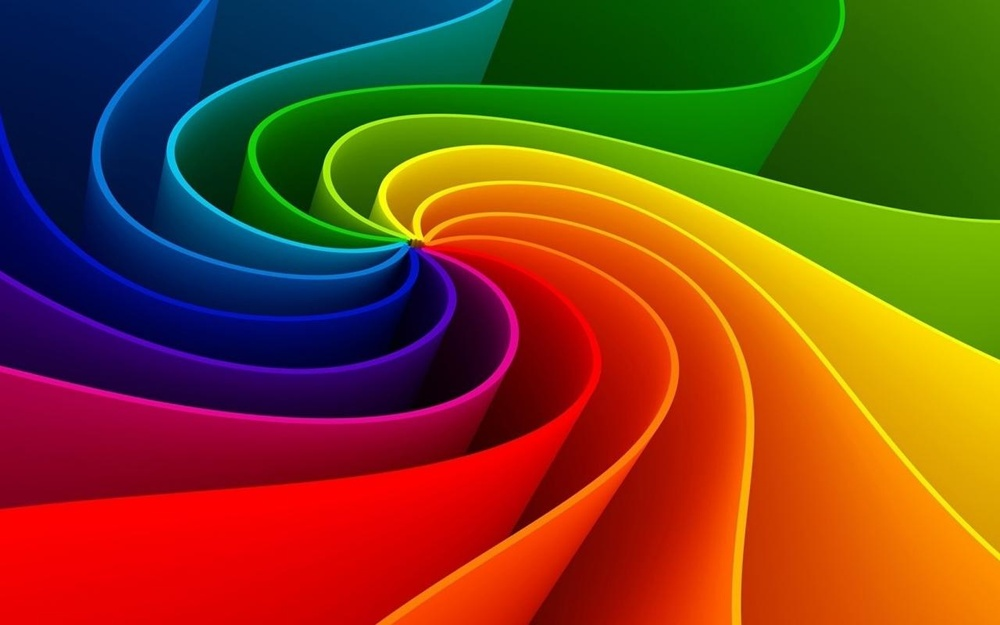
//> input picture SplitMerge/image.jpg, 1000 x 625 px, shrunk from 1280 x 800 before the run
$ ./prova image.jpg   (built with g++ and OpenCV 4)
//> lines starting //> are read from the running program, lines starting //| are printed output that depends on the picture; after the words box and inside, x2 and y2 are one past the last pixel; in counts of white or black regions, pixels touching at a corner belong together
/*
split and merge colori
*/

#include <iostream>
#include <stdio.h>
#include <opencv2/opencv.hpp>
#include <math.h>

using namespace std;
using namespace cv;

Vec3b average(Mat, int, int, int, int);
double variance(Mat, int, int, int, int, Vec3b);
Mat splitAndMerge(Mat);
void split(Mat, Mat, int, int, int, int);

int main(int argc, char const *argv[])
{
  if(argv[1] == nullptr)
  {
    cerr << "Inserire argomento" << endl;
    exit(-1);
  }
  Mat input=imread(argv[1],1);
//> input is the input picture: 625 rows x 1000 cols, CV_8UC3; mean B, G, R 28.9, 68.6, 120.3
  namedWindow("input",0);
  imshow("input",input);

  int type=input.type();
//> type = 16
  //input.convertTo(input,CV_32S);
  Mat splitandmerge = splitAndMerge(input);
  //imwrite("splitandmerge.jpg",splitandmerge);
	//Mat ciccio=imread("splitandmerge.jpg",1);
  namedWindow("out",0);
  imshow("out",splitandmerge);
  waitKey(0);
  return 0;
}

Mat splitAndMerge(Mat input){
  Mat output = Mat(input.rows, input.cols, input.type(),Scalar(255));
  split(input,output,0,input.rows-1,0,input.cols-1);
  return output;
}

void split(Mat input, Mat output, int startRowIndex, int endRowIndex, int startColIndex, int endColIndex){
  Vec3b media = average(input,startRowIndex,endRowIndex,startColIndex,endColIndex);
  double varianza = variance(input, startRowIndex, endRowIndex, startColIndex, endColIndex, media);
  double threshold = 30.0;
  //Caso base, non è piu possibile dividere
  if( varianza<=threshold || (endRowIndex-startRowIndex)<2 || (endColIndex - startColIndex)<2 ){
    for(int i=startRowIndex;i<=endRowIndex;i++){
      for(int j=startColIndex;j<=endColIndex;j++){
        output.at<Vec3b>(i,j).val[0]=media.val[0];
        output.at<Vec3b>(i,j).val[1]=media.val[1];
        output.at<Vec3b>(i,j).val[2]=media.val[2];
      }
    }
  }
  else{
    //Calcolo righe e colonne ed effettuo 4 chiamate ricorsive
    int rowVal = (endRowIndex-startRowIndex)/2;
    int colVal = (endColIndex - startColIndex)/2;
    split(input, output,startRowIndex, startRowIndex+rowVal, startColIndex, startColIndex+colVal);//su-sx
    split(input, output,startRowIndex, startRowIndex+rowVal, startColIndex+colVal+1, endColIndex);//su-dx
    split(input, output,startRowIndex+rowVal+1, endRowIndex, startColIndex, startColIndex+colVal);//giu-sx
    split(input, output,startRowIndex+rowVal+1, endRowIndex, startColIndex+colVal+1, endColIndex);//giu-dx

  }

}


Vec3b average(Mat input, int startRowIndex, int endRowIndex, int startColIndex, int endColIndex){
//> called with startRowIndex = 0, endRowIndex = 624, startColIndex = 0, endColIndex = 999
  Vec3b output;
  int val0=0,val1=0,val2=0;
  int denom=0;
  for(int i=startRowIndex; i<=endRowIndex; i++){
    for(int j=startColIndex; j<=endColIndex; j++){
      val0+=input.at<Vec3b>(i,j).val[0];
      val1+=input.at<Vec3b>(i,j).val[1];
      val2+=input.at<Vec3b>(i,j).val[2];
      denom++;
    }
  }
//> this loop made 625 passes
//> (val0, val1, val2, denom) on passes 1 to 3: (56036, 79460, 11645, 1000), (112035, 158894, 23221, 2000), (167874, 238239, 34634, 3000)
//> after the loop, val0 = 18078161; val1 = 42865531; val2 = 75214954; denom = 625000
  val0/=denom;
//> val0 = 28
  val1/=denom;
//> val1 = 68
  val2/=denom;
//> val2 = 120
  output.val[0]=val0;
//> output = [28, 0, 0]
  output.val[1]=val1;
//> output = [28, 68, 0]
  output.val[2]=val2;
//> output = [28, 68, 120]
  return (output);
}


double variance(Mat input, int startRowIndex, int endRowIndex, int startColIndex, int endColIndex, Vec3b average){
//> called with startRowIndex = 0, endRowIndex = 624, startColIndex = 0, endColIndex = 999, average = [28, 68, 120]
  long cumSum = 0;
  int denom = 0;
  for(int i=startRowIndex; i<=endRowIndex; i++){
    for(int j=startColIndex; j<=endColIndex; j++){
    /*
    int dist=sqrt(pow(average.val[0]-image.at<Vec3b>(i,j).val[0],2)+
								pow(average.val[1]-image.at<Vec3b>(i,j).val[1],2)+
								pow(average.val[2]-image.at<Vec3b>(i,j).val[2],2));
    */
      int deviation= sqrt(pow(average.val[0]-input.at<Vec3b>(i,j).val[0],2)+
    								pow(average.val[1]-input.at<Vec3b>(i,j).val[1],2)+
    								pow(average.val[2]-input.at<Vec3b>(i,j).val[2],2));
      cumSum += pow(deviation,2);
      denom ++;
    }
  }
//> this loop made 625 passes
//> (cumSum, denom) on passes 1 to 3: (17041034, 1000), (34097954, 2000), (51199817, 3000)
//> after the loop, cumSum = 9971550598; denom = 625000
  double output = sqrt( (double)cumSum/(denom-1) );
//> output = 126.3
//> the loop in average (call 2), `for(int i=startRowIndex; i<=endRowIndex; i++)` made 313 passes
//> (val0, val1, val2, denom) on passes 1 to 3: (53620, 27572, 973, 500), (107332, 55232, 1978, 1000), (161079, 82898, 2928, 1500)
//> in split (call 2), `Vec3b media = average(input,startRowIndex,endRowIndex,startColIndex,en..`: media = [73, 67, 27]
//> the loop in variance (call 2), `for(int i=startRowIndex; i<=endRowIndex; i++)` made 313 passes
//> (cumSum, denom) on passes 1 to 3: (1494054, 500), (3017330, 1000), (4563593, 1500)
//> call 4 of split, with startRowIndex = 0, endRowIndex = 78, startColIndex = 0, endColIndex = 124
//> after the loop in split (call 4), `for(int i=startRowIndex;i<=endRowIndex;i++)`:
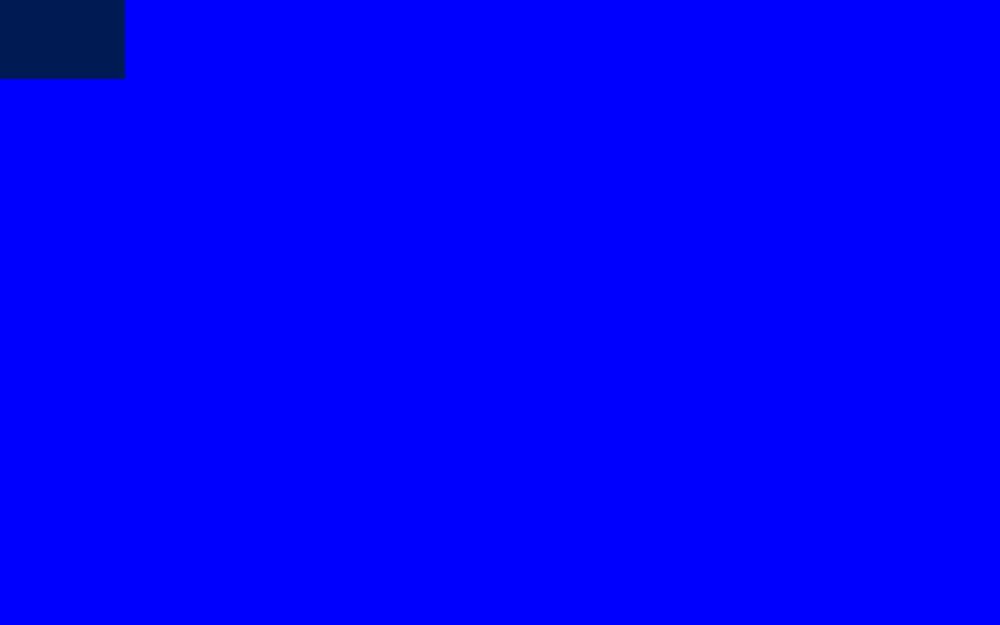
//> output: 625 rows x 1000 cols, CV_8UC3; mean B, G, R 252.3, 0.4, 0
//> after the loop in split (call 7), `for(int i=startRowIndex;i<=endRowIndex;i++)`:
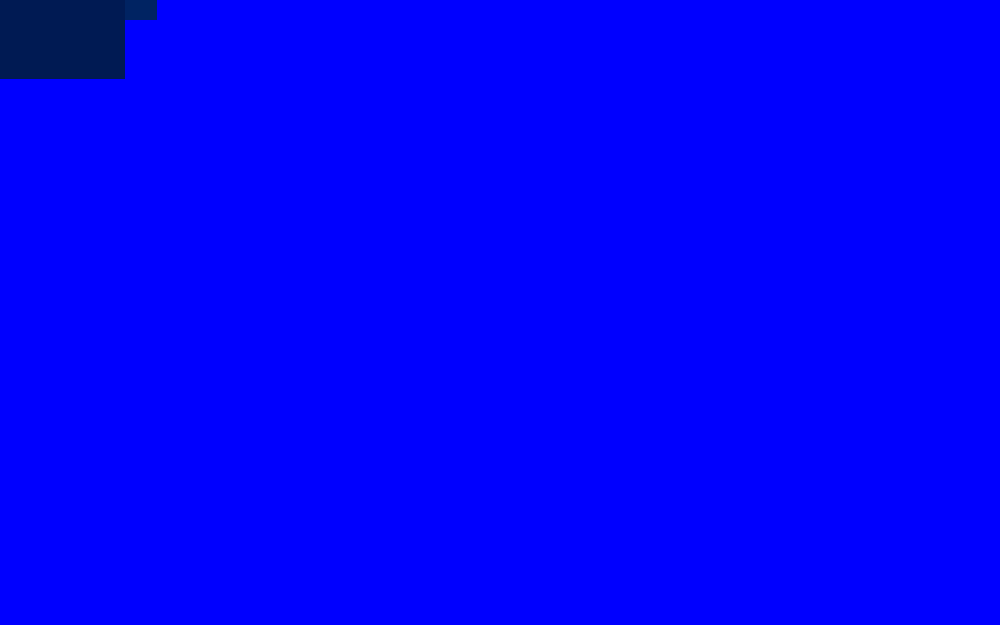
//> output: 625 rows x 1000 cols, CV_8UC3; 0.1% of pixels changed, all inside (x1, y1, x2, y2) = (125, 0, 157, 20)
//> after the loop in split (call 8), `for(int i=startRowIndex;i<=endRowIndex;i++)`:
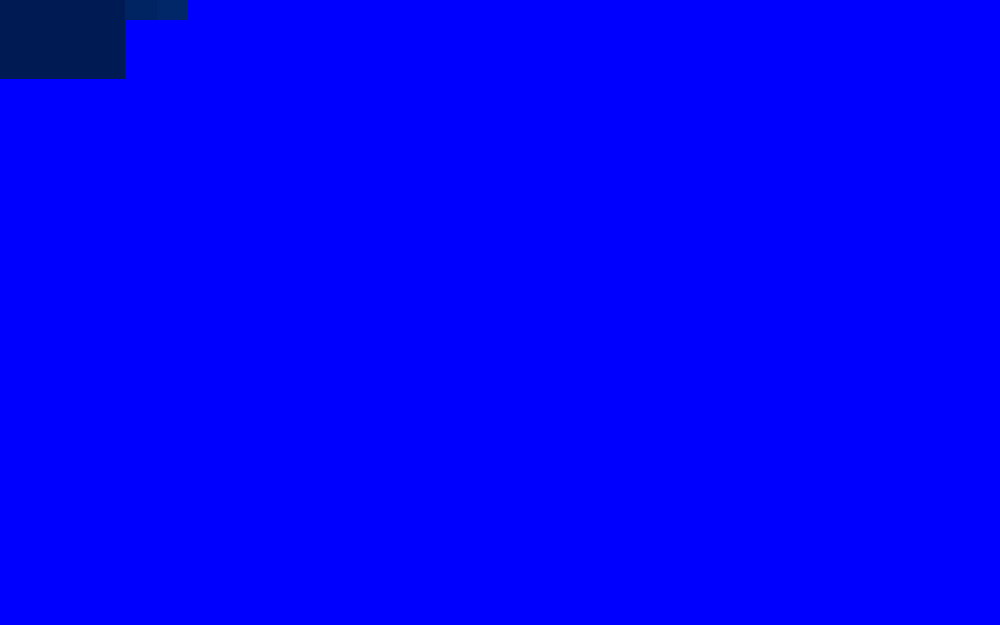
//> output: 625 rows x 1000 cols, CV_8UC3; 0.1% of pixels changed, all inside (x1, y1, x2, y2) = (157, 0, 188, 20)
//> in split (call 2), `split(input, output,startRowIndex+rowVal+1, endRowIndex, startColIndex..`:
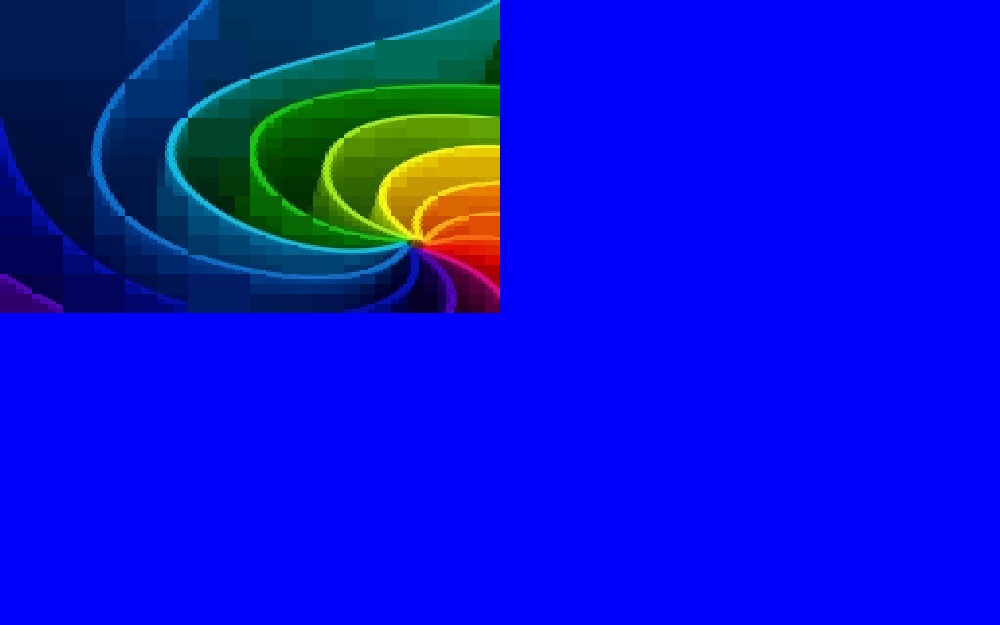
//> output: 625 rows x 1000 cols, CV_8UC3; mean B, G, R 209.6, 16.7, 6.9
//> in split, `split(input, output,startRowIndex, startRowIndex+rowVal, startColIndex..`:
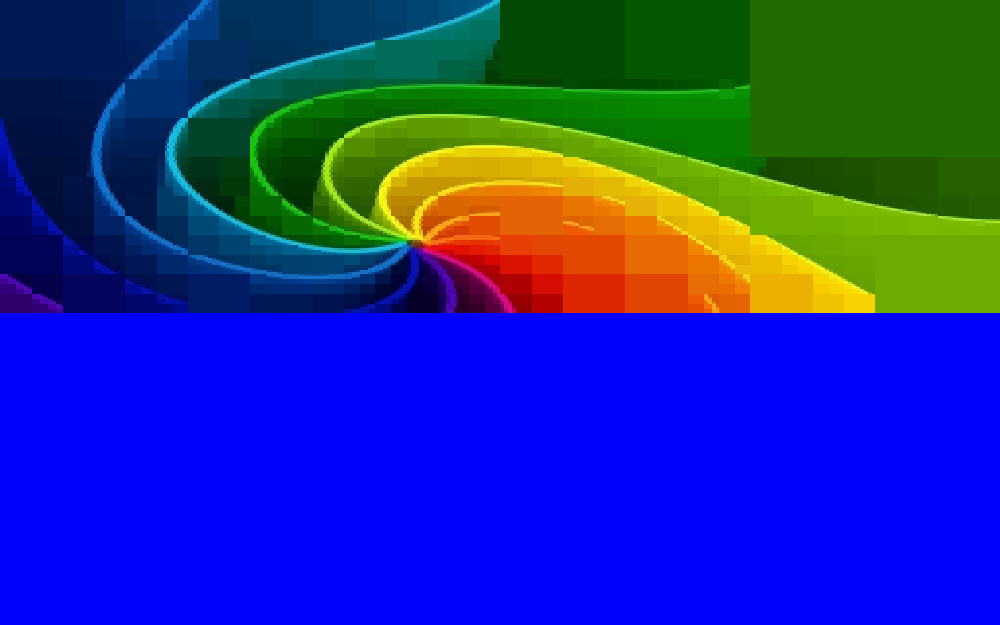
//> output: 625 rows x 1000 cols, CV_8UC3; mean B, G, R 146.4, 47, 29.9
//> in split, `split(input, output,startRowIndex+rowVal+1, endRowIndex, startColIndex..`:
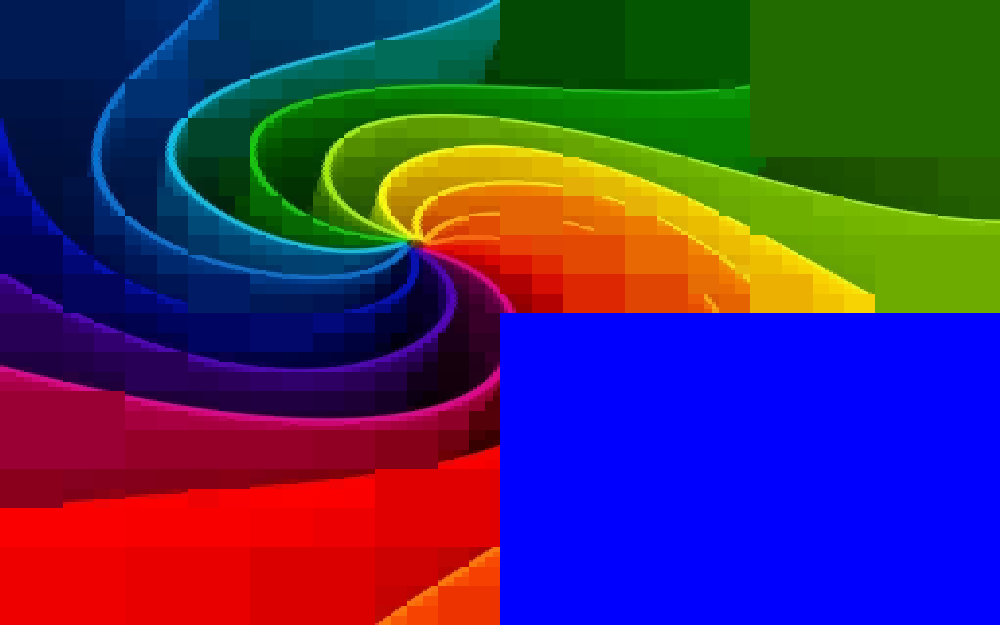
//> output: 625 rows x 1000 cols, CV_8UC3; mean B, G, R 91.4, 47.9, 68
//> in split, `split(input, output,startRowIndex+rowVal+1, endRowIndex, startColIndex..`:
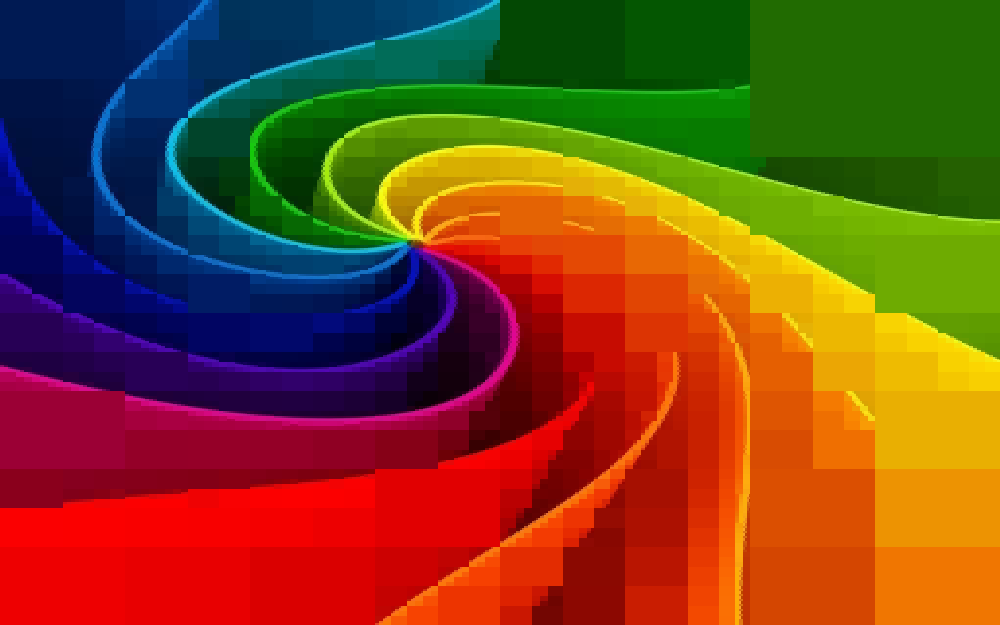
//> output: 625 rows x 1000 cols, CV_8UC3; mean B, G, R 28.5, 68.1, 119.9
  return output;
}
